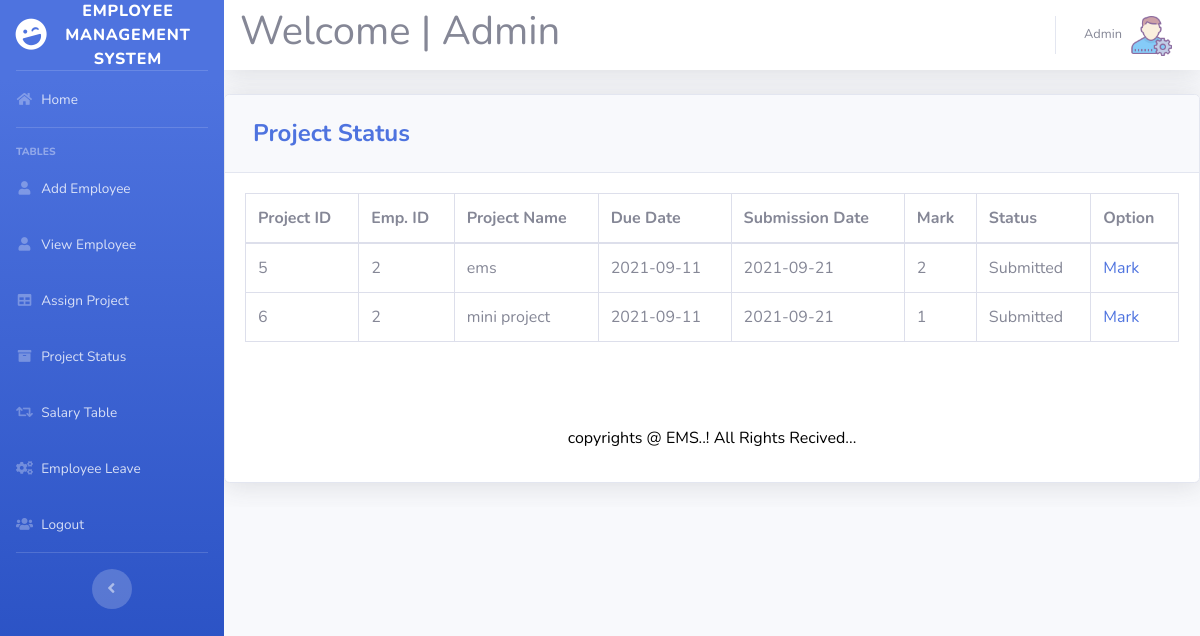
Page /assignproject.php on the committed database.
### tables this page shows
CREATE TABLE `project` (
  `pid` int(11) NOT NULL,
  `eid` int(11) DEFAULT NULL,
  `pname` varchar(100) DEFAULT NULL,
  `duedate` date DEFAULT NULL,
  `subdate` date DEFAULT '0000-00-00',
  `mark` int(11) NOT NULL,
  `status` varchar(50) DEFAULT NULL
);

### assignproject.php (the view)
<?php
include 'sidebar.php';
?><?php
require_once ('process/dbh.php');
$sql = "SELECT * from `project` order by subdate desc";
$result = mysqli_query($conn, $sql);
?>
			 <div class="card shadow mb-4">
            <div class="card-header py-3">
              <h4 class="m-2 font-weight-bold text-primary">Project Status&nbsp;</h4>
            </div>
            <div class="card-body">
              <div class="table-responsive">
                <table class="table table-bordered" id="dataTable" width="100%" cellspacing="0">
                  <thead>
                      <tr>
				<th align = "center">Project ID</th>
				<th align = "center">Emp. ID</th>
				<th align = "center">Project Name</th>
				<th align = "center">Due Date</th>
				<th align = "center">Submission Date</th>
				<th align = "center">Mark</th>
				<th align = "center">Status</th>
				<th align = "center">Option</th>
			</tr>
                  </thead>
			<tbody>
			<?php
				while ($employee = mysqli_fetch_assoc($result)) {
					echo "<tr>";
					echo "<td>".$employee['pid']."</td>";
					echo "<td>".$employee['eid']."</td>";
					echo "<td>".$employee['pname']."</td>";
					echo "<td>".$employee['duedate']."</td>";
					echo "<td>".$employee['subdate']."</td>";
					echo "<td>".$employee['mark']."</td>";
					echo "<td>".$employee['status']."</td>";
					echo "<td><a href=\"mark.php?id=$employee[eid]&pid=$employee[pid]\">Mark</a>";
				}
			?>
			</tbody>
			</table>
			<br><br><center>
	<div>
		<h1><font color="black" size="3">
			copyrights @ EMS..! All Rights Recived...
			</font>
		</h1></div></center>
	</div>

### rows in the picture
project: pid "5", eid "2", pname "ems", duedate "2021-09-11", subdate "2021-09-21", mark "2", status "Submitted"
project: pid "6", eid "2", pname "mini project", duedate "2021-09-11", subdate "2021-09-21", mark "1", status "Submitted"
